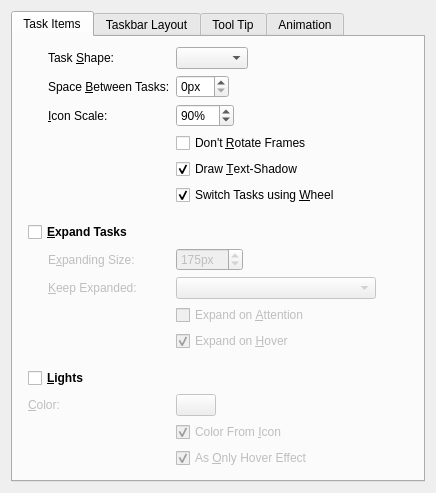
<?xml version="1.0" encoding="UTF-8"?>
<ui version="4.0">
 <class>Appearance</class>
 <widget class="QWidget" name="Appearance">
  <property name="geometry">
   <rect>
    <x>0</x>
    <y>0</y>
    <width>436</width>
    <height>483</height>
   </rect>
  </property>
  <property name="windowTitle">
   <string>Appearance</string>
  </property>
  <property name="accessibleName">
   <string>Appearance</string>
  </property>
  <layout class="QGridLayout" name="gridLayout">
   <item row="0" column="1">
    <widget class="QTabWidget" name="tabWidget">
     <property name="currentIndex">
      <number>0</number>
     </property>
     <widget class="QWidget" name="taskItemsTab">
      <attribute name="title">
       <string>Task Items</string>
      </attribute>
      <layout class="QFormLayout" name="formLayout">
       <property name="fieldGrowthPolicy">
        <enum>QFormLayout::ExpandingFieldsGrow</enum>
       </property>
       <property name="leftMargin">
        <number>15</number>
       </property>
       <property name="topMargin">
        <number>10</number>
       </property>
       <property name="rightMargin">
        <number>15</number>
       </property>
       <property name="bottomMargin">
        <number>10</number>
       </property>
       <item row="1" column="0">
        <widget class="QLabel" name="taskShapeLabel">
         <property name="text">
          <string>Task &amp;Shape:</string>
         </property>
         <property name="alignment">
          <set>Qt::AlignLeading|Qt::AlignLeft|Qt::AlignVCenter</set>
         </property>
         <property name="indent">
          <number>20</number>
         </property>
         <property name="buddy">
          <cstring>shape</cstring>
         </property>
        </widget>
       </item>
       <item row="1" column="1">
        <widget class="QComboBox" name="shape">
         <property name="toolTip">
          <string>&lt;p&gt;This setting is only effective when there is enough room in the taskbar to display the task items in the according shape.&lt;/p&gt;

&lt;h4&gt;Rectangle&lt;/h4&gt;
&lt;p&gt;Displays collapsed task items as rectangles.&lt;/p&gt;

&lt;h4&gt;Square&lt;/h4&gt;
&lt;p&gt;Displays collapsed task items as squares.&lt;/p&gt;</string>
         </property>
        </widget>
       </item>
       <item row="3" column="0">
        <widget class="QLabel" name="spaceLabel">
         <property name="text">
          <string>Space &amp;Between Tasks:</string>
         </property>
         <property name="alignment">
          <set>Qt::AlignLeading|Qt::AlignLeft|Qt::AlignVCenter</set>
         </property>
         <property name="indent">
          <number>20</number>
         </property>
         <property name="buddy">
          <cstring>taskSpacing</cstring>
         </property>
        </widget>
       </item>
       <item row="3" column="1">
        <widget class="QSpinBox" name="taskSpacing">
         <property name="suffix">
          <string>px</string>
         </property>
         <property name="maximum">
          <number>15</number>
         </property>
        </widget>
       </item>
       <item row="5" column="0">
        <widget class="QLabel" name="iconScaleLabel">
         <property name="text">
          <string>&amp;Icon Scale:</string>
         </property>
         <property name="alignment">
          <set>Qt::AlignLeading|Qt::AlignLeft|Qt::AlignVCenter</set>
         </property>
         <property name="indent">
          <number>20</number>
         </property>
         <property name="buddy">
          <cstring>iconScale</cstring>
         </property>
        </widget>
       </item>
       <item row="5" column="1">
        <widget class="QSpinBox" name="iconScale">
         <property name="toolTip">
          <string>The scale of the task icons in relation to the height/width (whatever is smaller) of the task item.</string>
         </property>
         <property name="suffix">
          <string>%</string>
         </property>
         <property name="minimum">
          <number>10</number>
         </property>
         <property name="maximum">
          <number>100</number>
         </property>
         <property name="value">
          <number>90</number>
         </property>
        </widget>
       </item>
       <item row="9" column="0" colspan="2">
        <spacer name="verticalSpacer">
         <property name="orientation">
          <enum>Qt::Vertical</enum>
         </property>
         <property name="sizeType">
          <enum>QSizePolicy::Fixed</enum>
         </property>
         <property name="sizeHint" stdset="0">
          <size>
           <width>20</width>
           <height>5</height>
          </size>
         </property>
        </spacer>
       </item>
       <item row="10" column="0">
        <widget class="QCheckBox" name="expandTasks">
         <property name="sizePolicy">
          <sizepolicy hsizetype="Preferred" vsizetype="Fixed">
           <horstretch>0</horstretch>
           <verstretch>0</verstretch>
          </sizepolicy>
         </property>
         <property name="font">
          <font>
           <weight>75</weight>
           <bold>true</bold>
          </font>
         </property>
         <property name="text">
          <string>&amp;Expand Tasks</string>
         </property>
        </widget>
       </item>
       <item row="13" column="0">
        <widget class="QLabel" name="expandingSizeLabel">
         <property name="enabled">
          <bool>false</bool>
         </property>
         <property name="text">
          <string>E&amp;xpanding Size:</string>
         </property>
         <property name="indent">
          <number>20</number>
         </property>
         <property name="buddy">
          <cstring>expandingSize</cstring>
         </property>
        </widget>
       </item>
       <item row="13" column="1">
        <widget class="QSpinBox" name="expandingSize">
         <property name="enabled">
          <bool>false</bool>
         </property>
         <property name="toolTip">
          <string>This is the additional size that gets added to a task item when it expands. Keep in mind that the task items might not be able to expand fully when there is not enough room.</string>
         </property>
         <property name="suffix">
          <string>px</string>
         </property>
         <property name="minimum">
          <number>20</number>
         </property>
         <property name="maximum">
          <number>1000</number>
         </property>
         <property name="value">
          <number>175</number>
         </property>
        </widget>
       </item>
       <item row="16" column="0">
        <widget class="QLabel" name="keepExpandedLabel">
         <property name="enabled">
          <bool>false</bool>
         </property>
         <property name="text">
          <string>&amp;Keep Expanded:</string>
         </property>
         <property name="alignment">
          <set>Qt::AlignLeading|Qt::AlignLeft|Qt::AlignVCenter</set>
         </property>
         <property name="indent">
          <number>20</number>
         </property>
         <property name="buddy">
          <cstring>keepExpanded</cstring>
         </property>
        </widget>
       </item>
       <item row="16" column="1">
        <widget class="QComboBox" name="keepExpanded">
         <property name="enabled">
          <bool>false</bool>
         </property>
         <property name="minimumSize">
          <size>
           <width>200</width>
           <height>0</height>
          </size>
         </property>
         <property name="sizeAdjustPolicy">
          <enum>QComboBox::AdjustToContentsOnFirstShow</enum>
         </property>
        </widget>
       </item>
       <item row="19" column="0" colspan="2">
        <spacer name="verticalSpacer_2">
         <property name="orientation">
          <enum>Qt::Vertical</enum>
         </property>
         <property name="sizeType">
          <enum>QSizePolicy::Fixed</enum>
         </property>
         <property name="sizeHint" stdset="0">
          <size>
           <width>20</width>
           <height>5</height>
          </size>
         </property>
        </spacer>
       </item>
       <item row="20" column="0">
        <widget class="QCheckBox" name="lights">
         <property name="sizePolicy">
          <sizepolicy hsizetype="Preferred" vsizetype="Fixed">
           <horstretch>0</horstretch>
           <verstretch>0</verstretch>
          </sizepolicy>
         </property>
         <property name="font">
          <font>
           <weight>75</weight>
           <bold>true</bold>
          </font>
         </property>
         <property name="toolTip">
          <string>When this is checked a blob of light is drawn on the task items when you hover them or when they demand attention.</string>
         </property>
         <property name="text">
          <string>&amp;Lights</string>
         </property>
        </widget>
       </item>
       <item row="22" column="1">
        <widget class="KColorButton" name="lightColor">
         <property name="enabled">
          <bool>false</bool>
         </property>
         <property name="color">
          <color alpha="200">
           <red>78</red>
           <green>196</green>
           <blue>249</blue>
          </color>
         </property>
         <property name="defaultColor">
          <color alpha="200">
           <red>78</red>
           <green>196</green>
           <blue>249</blue>
          </color>
         </property>
        </widget>
       </item>
       <item row="18" column="1">
        <widget class="QCheckBox" name="expandOnHover">
         <property name="enabled">
          <bool>false</bool>
         </property>
         <property name="text">
          <string>Expand on &amp;Hover</string>
         </property>
         <property name="checked">
          <bool>true</bool>
         </property>
        </widget>
       </item>
       <item row="6" column="1">
        <widget class="QCheckBox" name="dontRotateFrame">
         <property name="toolTip">
          <string>For some plasma themes task items might look better when their frames are not rotated. This only concerns vertical layouts, e.g. when you place the taskbar at the left (or right) screen edge.</string>
         </property>
         <property name="text">
          <string>Don't &amp;Rotate Frames</string>
         </property>
        </widget>
       </item>
       <item row="24" column="1">
        <widget class="QCheckBox" name="onlyLights">
         <property name="enabled">
          <bool>false</bool>
         </property>
         <property name="toolTip">
          <string>Usually a different frame for hovered task items is used. But for some plasma themes this might look ugly in combination with the light effect. Using this option you can deactivate the usage of a different task item frame on hover.</string>
         </property>
         <property name="text">
          <string>As &amp;Only Hover Effect</string>
         </property>
         <property name="checked">
          <bool>true</bool>
         </property>
        </widget>
       </item>
       <item row="7" column="1">
        <widget class="QCheckBox" name="textShadow">
         <property name="text">
          <string>Draw &amp;Text-Shadow</string>
         </property>
         <property name="checked">
          <bool>true</bool>
         </property>
        </widget>
       </item>
       <item row="23" column="1">
        <widget class="QCheckBox" name="lightColorFromIcon">
         <property name="enabled">
          <bool>false</bool>
         </property>
         <property name="toolTip">
          <string>When this is checked the dominant color of the task icon is used as the light color. When only an ugly (grayish) color could be extracted the color specified above is used instead.</string>
         </property>
         <property name="text">
          <string>Color From &amp;Icon</string>
         </property>
         <property name="checked">
          <bool>true</bool>
         </property>
        </widget>
       </item>
       <item row="22" column="0">
        <widget class="QLabel" name="colorLabel">
         <property name="enabled">
          <bool>false</bool>
         </property>
         <property name="text">
          <string>&amp;Color:</string>
         </property>
         <property name="buddy">
          <cstring>lightColor</cstring>
         </property>
        </widget>
       </item>
       <item row="8" column="1">
        <widget class="QCheckBox" name="scrollSwitchTasks">
         <property name="text">
          <string>Switch Tasks using &amp;Wheel</string>
         </property>
         <property name="checked">
          <bool>true</bool>
         </property>
        </widget>
       </item>
       <item row="17" column="1">
        <widget class="QCheckBox" name="expandOnAttention">
         <property name="enabled">
          <bool>false</bool>
         </property>
         <property name="text">
          <string>Expand on &amp;Attention</string>
         </property>
        </widget>
       </item>
      </layout>
     </widget>
     <widget class="QWidget" name="taskbarLayoutTab">
      <attribute name="title">
       <string>Taskbar Layout</string>
      </attribute>
      <layout class="QFormLayout" name="formLayout_4">
       <property name="fieldGrowthPolicy">
        <enum>QFormLayout::ExpandingFieldsGrow</enum>
       </property>
       <property name="leftMargin">
        <number>15</number>
       </property>
       <property name="topMargin">
        <number>10</number>
       </property>
       <property name="rightMargin">
        <number>15</number>
       </property>
       <property name="bottomMargin">
        <number>10</number>
       </property>
       <item row="0" column="0" colspan="2">
        <widget class="QLabel" name="label_2">
         <property name="font">
          <font>
           <weight>75</weight>
           <bold>true</bold>
          </font>
         </property>
         <property name="text">
          <string>Row Constraints</string>
         </property>
        </widget>
       </item>
       <item row="2" column="0">
        <widget class="QLabel" name="minimumRowsLabel">
         <property name="text">
          <string>&amp;Minimum Rows:</string>
         </property>
         <property name="alignment">
          <set>Qt::AlignLeading|Qt::AlignLeft|Qt::AlignVCenter</set>
         </property>
         <property name="indent">
          <number>20</number>
         </property>
         <property name="buddy">
          <cstring>minimumRows</cstring>
         </property>
        </widget>
       </item>
       <item row="2" column="1">
        <widget class="QSpinBox" name="minimumRows">
         <property name="toolTip">
          <string>This defines the minimum row count. Some layouts stretch the filled rows in order to fill any empty space. This way the displayed rows might be still fewer than this value.</string>
         </property>
         <property name="minimum">
          <number>1</number>
         </property>
         <property name="maximum">
          <number>128</number>
         </property>
        </widget>
       </item>
       <item row="5" column="0">
        <widget class="QLabel" name="maximumRowsLabel">
         <property name="text">
          <string>Ma&amp;ximum Rows:</string>
         </property>
         <property name="alignment">
          <set>Qt::AlignLeading|Qt::AlignLeft|Qt::AlignVCenter</set>
         </property>
         <property name="indent">
          <number>20</number>
         </property>
         <property name="buddy">
          <cstring>maximumRows</cstring>
         </property>
        </widget>
       </item>
       <item row="5" column="1">
        <widget class="QSpinBox" name="maximumRows">
         <property name="toolTip">
          <string>This defines the maximum row count.</string>
         </property>
         <property name="minimum">
          <number>1</number>
         </property>
         <property name="maximum">
          <number>128</number>
         </property>
         <property name="value">
          <number>3</number>
         </property>
        </widget>
       </item>
       <item row="6" column="0" colspan="2">
        <spacer name="verticalSpacer_3">
         <property name="orientation">
          <enum>Qt::Vertical</enum>
         </property>
         <property name="sizeType">
          <enum>QSizePolicy::Fixed</enum>
         </property>
         <property name="sizeHint" stdset="0">
          <size>
           <width>20</width>
           <height>5</height>
          </size>
         </property>
        </spacer>
       </item>
       <item row="7" column="0" colspan="2">
        <layout class="QHBoxLayout" name="horizontalLayout_2">
         <item>
          <widget class="QLabel" name="taskbarLayoutLabel">
           <property name="font">
            <font>
             <weight>75</weight>
             <bold>true</bold>
            </font>
           </property>
           <property name="text">
            <string>&amp;Layout:</string>
           </property>
           <property name="alignment">
            <set>Qt::AlignLeading|Qt::AlignLeft|Qt::AlignVCenter</set>
           </property>
           <property name="buddy">
            <cstring>taskbarLayout</cstring>
           </property>
          </widget>
         </item>
         <item>
          <widget class="QComboBox" name="taskbarLayout">
           <property name="toolTip">
            <string>&lt;p&gt;The layout is responsible for the size and placement of the task items.
Each of the provided layouts has other advantages and disadvantages.
Because I can't decide which layouting strategy is best suited for this purpose I include several choices for now.&lt;/p&gt;

&lt;h4&gt;By Taskbar Shape&lt;/h4&gt;
&lt;p&gt;This layout creates as much rows as are needed so that following condition is met:&lt;/p&gt;
&lt;pre&gt;row height &amp;times; row aspect ratio &amp;le; row width&lt;/pre&gt;
&lt;p&gt;However, if this would yield empty rows the filled rows are scaled in height so that the whole task bar space is covered.&lt;/p&gt;

&lt;h4&gt;Maximum Squeeze&lt;/h4&gt;
&lt;p&gt;Because the width of the task items depends of their height the more rows there are the less room the items occupy.
This layout sets the width of the task items always to the width they would have when the row count would have reached the maximally allowed value.

&lt;h4&gt;Fixed Item Number per Row&lt;/h4&gt;
&lt;p&gt;This layout always put the configured number of task items into one row, unless there would not be enough room for all task items.
Then the items are distributed evenly over the rows.&lt;/p&gt;

&lt;h4&gt;Limited Squeeze&lt;/h4&gt;
&lt;p&gt;This layout tries to squeeze the task items only up to a given maximum squeeze ratio. If it would have to squeeze them more than that it creates a new row. Currently this layout is the only one that respects the “Prefer Grouping” setting.&lt;/p&gt;

&lt;h4&gt;Fixed Maximum Item Height&lt;/h4&gt;
&lt;p&gt;This layout always assumes the configured height of the task items.
Through the dependency between the width and height of the task items this leads to a specific distribution of the items.
This layout does not fill empty space by up-scaling the rows.&lt;/p&gt;</string>
           </property>
          </widget>
         </item>
         <item>
          <spacer name="horizontalSpacer_2">
           <property name="orientation">
            <enum>Qt::Horizontal</enum>
           </property>
           <property name="sizeHint" stdset="0">
            <size>
             <width>0</width>
             <height>0</height>
            </size>
           </property>
          </spacer>
         </item>
        </layout>
       </item>
       <item row="8" column="0">
        <widget class="QLabel" name="rowAspectRatioLabel">
         <property name="enabled">
          <bool>false</bool>
         </property>
         <property name="text">
          <string>Row &amp;Aspect Ratio:</string>
         </property>
         <property name="buddy">
          <cstring>rowAspectRatio</cstring>
         </property>
        </widget>
       </item>
       <item row="8" column="1">
        <widget class="QDoubleSpinBox" name="rowAspectRatio">
         <property name="enabled">
          <bool>false</bool>
         </property>
         <property name="toolTip">
          <string>The “By Taskbar Shape” layout uses this value to determine how many rows should be created.</string>
         </property>
         <property name="decimals">
          <number>1</number>
         </property>
         <property name="minimum">
          <double>0.100000000000000</double>
         </property>
         <property name="singleStep">
          <double>0.100000000000000</double>
         </property>
         <property name="value">
          <double>1.500000000000000</double>
         </property>
        </widget>
       </item>
       <item row="9" column="0">
        <widget class="QLabel" name="itemsPerRowLabel">
         <property name="enabled">
          <bool>false</bool>
         </property>
         <property name="text">
          <string>&amp;Items per Row:</string>
         </property>
         <property name="indent">
          <number>20</number>
         </property>
         <property name="buddy">
          <cstring>itemsPerRow</cstring>
         </property>
        </widget>
       </item>
       <item row="9" column="1">
        <widget class="QSpinBox" name="itemsPerRow">
         <property name="enabled">
          <bool>false</bool>
         </property>
         <property name="toolTip">
          <string>The “Fixed Item Number per Row” layout uses this amount to fill the rows with task items.</string>
         </property>
         <property name="value">
          <number>14</number>
         </property>
        </widget>
       </item>
       <item row="10" column="0">
        <widget class="QLabel" name="itemHeightLabel">
         <property name="enabled">
          <bool>false</bool>
         </property>
         <property name="text">
          <string>Maximum Item &amp;Height:</string>
         </property>
         <property name="indent">
          <number>20</number>
         </property>
         <property name="buddy">
          <cstring>itemHeight</cstring>
         </property>
        </widget>
       </item>
       <item row="10" column="1">
        <widget class="QSpinBox" name="itemHeight">
         <property name="enabled">
          <bool>false</bool>
         </property>
         <property name="toolTip">
          <string>The “Fixed Maximum Item Height” layout uses this value to determine the size of the task items.</string>
         </property>
         <property name="suffix">
          <string>px</string>
         </property>
         <property name="value">
          <number>60</number>
         </property>
        </widget>
       </item>
       <item row="11" column="0">
        <widget class="QLabel" name="squeezeRatioLabel">
         <property name="enabled">
          <bool>false</bool>
         </property>
         <property name="text">
          <string>Maximum &amp;Squeeze Ratio:</string>
         </property>
         <property name="buddy">
          <cstring>squeezeRatio</cstring>
         </property>
        </widget>
       </item>
       <item row="11" column="1">
        <widget class="QDoubleSpinBox" name="squeezeRatio">
         <property name="enabled">
          <bool>false</bool>
         </property>
         <property name="toolTip">
          <string>&lt;p&gt;The “Limited Squeeze” layout tries not to squeeze items so that &lt;tt&gt;squeezed item width / item width &amp;ge; maximum squeeze ratio&lt;/tt&gt;.&lt;/p&gt;</string>
         </property>
         <property name="decimals">
          <number>1</number>
         </property>
         <property name="maximum">
          <double>1.000000000000000</double>
         </property>
         <property name="singleStep">
          <double>0.100000000000000</double>
         </property>
         <property name="value">
          <double>0.600000000000000</double>
         </property>
        </widget>
       </item>
       <item row="12" column="1">
        <widget class="QCheckBox" name="preferGrouping">
         <property name="enabled">
          <bool>false</bool>
         </property>
         <property name="toolTip">
          <string>Prefere grouping of tasks over the creation of new rows (currently only supported by the Limited Squeeze” layout).</string>
         </property>
         <property name="text">
          <string>&amp;Prefer Grouping</string>
         </property>
        </widget>
       </item>
      </layout>
     </widget>
     <widget class="QWidget" name="toolTipTab">
      <attribute name="title">
       <string>Tool Tip</string>
      </attribute>
      <layout class="QFormLayout" name="formLayout_3">
       <property name="leftMargin">
        <number>15</number>
       </property>
       <property name="topMargin">
        <number>10</number>
       </property>
       <property name="rightMargin">
        <number>15</number>
       </property>
       <property name="bottomMargin">
        <number>10</number>
       </property>
       <item row="1" column="0">
        <widget class="QLabel" name="previewLayoutLabel">
         <property name="text">
          <string>Preview St&amp;yle:</string>
         </property>
         <property name="alignment">
          <set>Qt::AlignLeading|Qt::AlignLeft|Qt::AlignVCenter</set>
         </property>
         <property name="indent">
          <number>20</number>
         </property>
         <property name="buddy">
          <cstring>previewLayout</cstring>
         </property>
        </widget>
       </item>
       <item row="1" column="1">
        <widget class="QComboBox" name="previewLayout">
         <property name="toolTip">
          <string>&lt;h4&gt;Classic&lt;/h4&gt;
&lt;p&gt;&lt;img src=&quot;:/imgs/imgs/classic-style.png&quot; /&gt;&lt;/p&gt;

&lt;h4&gt;New&lt;/h4&gt;
&lt;p&gt;&lt;img src=&quot;:/imgs/imgs/new-style.png&quot; /&gt;&lt;/p&gt;</string>
         </property>
        </widget>
       </item>
       <item row="2" column="0">
        <widget class="QLabel" name="maxPreviewSizeLabel">
         <property name="text">
          <string>Preview Si&amp;ze:</string>
         </property>
         <property name="alignment">
          <set>Qt::AlignLeading|Qt::AlignLeft|Qt::AlignVCenter</set>
         </property>
         <property name="indent">
          <number>20</number>
         </property>
         <property name="buddy">
          <cstring>maxPreviewSize</cstring>
         </property>
        </widget>
       </item>
       <item row="2" column="1">
        <widget class="QSpinBox" name="maxPreviewSize">
         <property name="toolTip">
          <string>This value defines the maximum length of one side of window previews.</string>
         </property>
         <property name="suffix">
          <string>px</string>
         </property>
         <property name="minimum">
          <number>5</number>
         </property>
         <property name="maximum">
          <number>500</number>
         </property>
         <property name="value">
          <number>200</number>
         </property>
        </widget>
       </item>
       <item row="0" column="0" colspan="2">
        <layout class="QHBoxLayout" name="horizontalLayout">
         <item>
          <widget class="QLabel" name="toolTipKindLabel">
           <property name="sizePolicy">
            <sizepolicy hsizetype="Preferred" vsizetype="Preferred">
             <horstretch>0</horstretch>
             <verstretch>0</verstretch>
            </sizepolicy>
           </property>
           <property name="font">
            <font>
             <weight>75</weight>
             <bold>true</bold>
            </font>
           </property>
           <property name="text">
            <string>Tool Tip &amp;Type:</string>
           </property>
           <property name="alignment">
            <set>Qt::AlignLeading|Qt::AlignLeft|Qt::AlignVCenter</set>
           </property>
           <property name="buddy">
            <cstring>toolTipKind</cstring>
           </property>
          </widget>
         </item>
         <item>
          <widget class="QComboBox" name="toolTipKind">
           <property name="toolTip">
            <string>&lt;h4&gt;None&lt;/h4&gt;
&lt;p&gt;Don't display tool tips.&lt;/p&gt;

&lt;h4&gt;Smooth&lt;/h4&gt;
&lt;p&gt;Use advanced tool tips for the task items. These tool tips show window previews that can be clicked to activate the corresponding window. When you hover the preview the window gets highlighted. However, this kind of tool tip is not well integrated with plasma.&lt;/p&gt;

&lt;h4&gt;Plasma&lt;/h4&gt;
&lt;p&gt;Use native plasma tool tips. This kind of tool tips do not provide the features described above. Instead they integrate well with other applet's tool tips and move animated across applets.&lt;/p&gt;</string>
           </property>
          </widget>
         </item>
         <item>
          <spacer name="horizontalSpacer">
           <property name="orientation">
            <enum>Qt::Horizontal</enum>
           </property>
           <property name="sizeHint" stdset="0">
            <size>
             <width>0</width>
             <height>0</height>
            </size>
           </property>
          </spacer>
         </item>
        </layout>
       </item>
       <item row="3" column="1">
        <widget class="QSpinBox" name="tooltipMoveDuration">
         <property name="suffix">
          <string>ms</string>
         </property>
         <property name="maximum">
          <number>2000</number>
         </property>
         <property name="value">
          <number>500</number>
         </property>
        </widget>
       </item>
       <item row="3" column="0">
        <widget class="QLabel" name="tooltipMoveDurationLabel">
         <property name="text">
          <string>Move &amp;Duration:</string>
         </property>
         <property name="buddy">
          <cstring>tooltipMoveDuration</cstring>
         </property>
        </widget>
       </item>
       <item row="4" column="0">
        <widget class="QLabel" name="highlightDelayLabel">
         <property name="text">
          <string>&amp;Highlight Delay:</string>
         </property>
         <property name="buddy">
          <cstring>highlightDelay</cstring>
         </property>
        </widget>
       </item>
       <item row="4" column="1">
        <widget class="QSpinBox" name="highlightDelay">
         <property name="suffix">
          <string>ms</string>
         </property>
         <property name="minimum">
          <number>50</number>
         </property>
         <property name="maximum">
          <number>1000</number>
         </property>
        </widget>
       </item>
      </layout>
     </widget>
     <widget class="QWidget" name="animationTab">
      <attribute name="title">
       <string>Animation</string>
      </attribute>
      <layout class="QFormLayout" name="formLayout_2">
       <property name="leftMargin">
        <number>15</number>
       </property>
       <property name="topMargin">
        <number>10</number>
       </property>
       <property name="rightMargin">
        <number>15</number>
       </property>
       <property name="bottomMargin">
        <number>10</number>
       </property>
       <item row="0" column="0">
        <widget class="QLabel" name="fpsLabel">
         <property name="text">
          <string>&amp;Frames per Second:</string>
         </property>
         <property name="alignment">
          <set>Qt::AlignLeading|Qt::AlignLeft|Qt::AlignVCenter</set>
         </property>
         <property name="indent">
          <number>20</number>
         </property>
         <property name="buddy">
          <cstring>fps</cstring>
         </property>
        </widget>
       </item>
       <item row="0" column="1">
        <widget class="QSpinBox" name="fps">
         <property name="suffix">
          <string>fps</string>
         </property>
         <property name="minimum">
          <number>1</number>
         </property>
         <property name="maximum">
          <number>60</number>
         </property>
         <property name="value">
          <number>25</number>
         </property>
        </widget>
       </item>
       <item row="1" column="0">
        <widget class="QLabel" name="animationDurationLabel">
         <property name="text">
          <string>&amp;Animation Duration:</string>
         </property>
         <property name="alignment">
          <set>Qt::AlignLeading|Qt::AlignLeft|Qt::AlignVCenter</set>
         </property>
         <property name="indent">
          <number>20</number>
         </property>
         <property name="buddy">
          <cstring>animationDuration</cstring>
         </property>
        </widget>
       </item>
       <item row="1" column="1">
        <widget class="QSpinBox" name="animationDuration">
         <property name="toolTip">
          <string>This defines the duration of animations like the expansion of tasks and the delay for which a tool tip will be shown after you stopped hovering the task item or tool tip.</string>
         </property>
         <property name="suffix">
          <string>ms</string>
         </property>
         <property name="minimum">
          <number>0</number>
         </property>
         <property name="maximum">
          <number>5000</number>
         </property>
         <property name="value">
          <number>250</number>
         </property>
        </widget>
       </item>
      </layout>
     </widget>
    </widget>
   </item>
  </layout>
 </widget>
 <customwidgets>
  <customwidget>
   <class>KColorButton</class>
   <extends>QPushButton</extends>
   <header>kcolorbutton.h</header>
  </customwidget>
 </customwidgets>
 <tabstops>
  <tabstop>tabWidget</tabstop>
  <tabstop>shape</tabstop>
  <tabstop>taskSpacing</tabstop>
  <tabstop>iconScale</tabstop>
  <tabstop>dontRotateFrame</tabstop>
  <tabstop>textShadow</tabstop>
  <tabstop>scrollSwitchTasks</tabstop>
  <tabstop>expandTasks</tabstop>
  <tabstop>expandingSize</tabstop>
  <tabstop>keepExpanded</tabstop>
  <tabstop>expandOnAttention</tabstop>
  <tabstop>expandOnHover</tabstop>
  <tabstop>lights</tabstop>
  <tabstop>lightColor</tabstop>
  <tabstop>lightColorFromIcon</tabstop>
  <tabstop>onlyLights</tabstop>
  <tabstop>minimumRows</tabstop>
  <tabstop>maximumRows</tabstop>
  <tabstop>taskbarLayout</tabstop>
  <tabstop>rowAspectRatio</tabstop>
  <tabstop>itemsPerRow</tabstop>
  <tabstop>itemHeight</tabstop>
  <tabstop>squeezeRatio</tabstop>
  <tabstop>preferGrouping</tabstop>
  <tabstop>toolTipKind</tabstop>
  <tabstop>previewLayout</tabstop>
  <tabstop>maxPreviewSize</tabstop>
  <tabstop>tooltipMoveDuration</tabstop>
  <tabstop>highlightDelay</tabstop>
  <tabstop>fps</tabstop>
  <tabstop>animationDuration</tabstop>
 </tabstops>
 <resources>
  <include location="../../resources.qrc"/>
 </resources>
 <connections>
  <connection>
   <sender>expandTasks</sender>
   <signal>toggled(bool)</signal>
   <receiver>expandingSize</receiver>
   <slot>setEnabled(bool)</slot>
   <hints>
    <hint type="sourcelabel">
     <x>136</x>
     <y>227</y>
    </hint>
    <hint type="destinationlabel">
     <x>241</x>
     <y>267</y>
    </hint>
   </hints>
  </connection>
  <connection>
   <sender>expandTasks</sender>
   <signal>toggled(bool)</signal>
   <receiver>keepExpanded</receiver>
   <slot>setEnabled(bool)</slot>
   <hints>
    <hint type="sourcelabel">
     <x>157</x>
     <y>227</y>
    </hint>
    <hint type="destinationlabel">
     <x>361</x>
     <y>286</y>
    </hint>
   </hints>
  </connection>
  <connection>
   <sender>expandTasks</sender>
   <signal>toggled(bool)</signal>
   <receiver>keepExpandedLabel</receiver>
   <slot>setEnabled(bool)</slot>
   <hints>
    <hint type="sourcelabel">
     <x>83</x>
     <y>227</y>
    </hint>
    <hint type="destinationlabel">
     <x>150</x>
     <y>298</y>
    </hint>
   </hints>
  </connection>
  <connection>
   <sender>expandTasks</sender>
   <signal>toggled(bool)</signal>
   <receiver>expandingSizeLabel</receiver>
   <slot>setEnabled(bool)</slot>
   <hints>
    <hint type="sourcelabel">
     <x>58</x>
     <y>227</y>
    </hint>
    <hint type="destinationlabel">
     <x>117</x>
     <y>261</y>
    </hint>
   </hints>
  </connection>
  <connection>
   <sender>expandTasks</sender>
   <signal>toggled(bool)</signal>
   <receiver>expandOnHover</receiver>
   <slot>setEnabled(bool)</slot>
   <hints>
    <hint type="sourcelabel">
     <x>89</x>
     <y>227</y>
    </hint>
    <hint type="destinationlabel">
     <x>219</x>
     <y>336</y>
    </hint>
   </hints>
  </connection>
  <connection>
   <sender>lights</sender>
   <signal>toggled(bool)</signal>
   <receiver>onlyLights</receiver>
   <slot>setEnabled(bool)</slot>
   <hints>
    <hint type="sourcelabel">
     <x>162</x>
     <y>364</y>
    </hint>
    <hint type="destinationlabel">
     <x>225</x>
     <y>463</y>
    </hint>
   </hints>
  </connection>
  <connection>
   <sender>lights</sender>
   <signal>toggled(bool)</signal>
   <receiver>lightColorFromIcon</receiver>
   <slot>setEnabled(bool)</slot>
   <hints>
    <hint type="sourcelabel">
     <x>123</x>
     <y>364</y>
    </hint>
    <hint type="destinationlabel">
     <x>205</x>
     <y>423</y>
    </hint>
   </hints>
  </connection>
  <connection>
   <sender>lights</sender>
   <signal>toggled(bool)</signal>
   <receiver>colorLabel</receiver>
   <slot>setEnabled(bool)</slot>
   <hints>
    <hint type="sourcelabel">
     <x>174</x>
     <y>379</y>
    </hint>
    <hint type="destinationlabel">
     <x>173</x>
     <y>409</y>
    </hint>
   </hints>
  </connection>
  <connection>
   <sender>lights</sender>
   <signal>toggled(bool)</signal>
   <receiver>lightColor</receiver>
   <slot>setEnabled(bool)</slot>
   <hints>
    <hint type="sourcelabel">
     <x>160</x>
     <y>379</y>
    </hint>
    <hint type="destinationlabel">
     <x>217</x>
     <y>410</y>
    </hint>
   </hints>
  </connection>
  <connection>
   <sender>expandTasks</sender>
   <signal>toggled(bool)</signal>
   <receiver>expandOnAttention</receiver>
   <slot>setEnabled(bool)</slot>
   <hints>
    <hint type="sourcelabel">
     <x>79</x>
     <y>230</y>
    </hint>
    <hint type="destinationlabel">
     <x>211</x>
     <y>316</y>
    </hint>
   </hints>
  </connection>
 </connections>
</ui>
